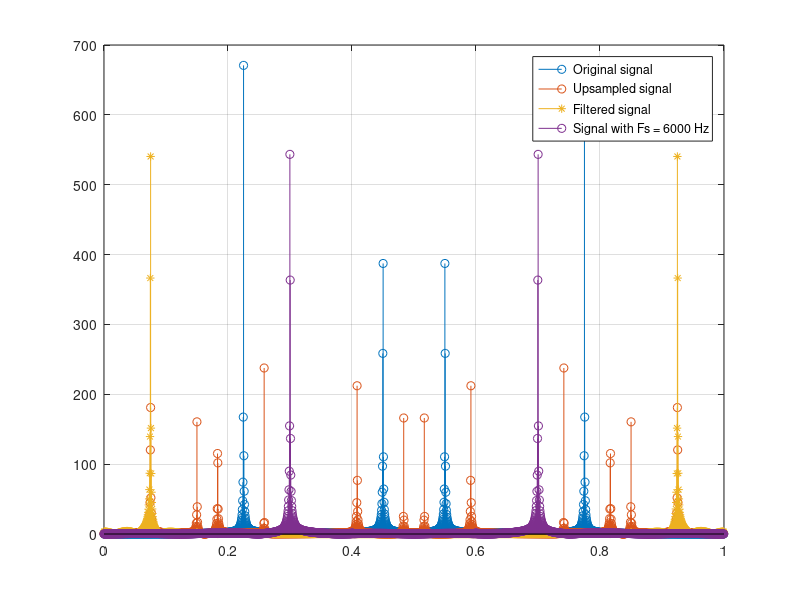

Here is the MATLAB script that generated this plot:
% Exercise 27

% Given the signal x(t)= A1 cos(2 pi f1 t) + A2 cos(2 pi f2 t):
% Create the signal x(n) as x(t) with t from 0 to 0.5 seconds, 
% sampled at Fs=8000 Hz. A1=0.7, A2=0.5, f1=1800 Hz, f2=3600 Hz
% Create the signal y(n) by resampling x(n) with 6000 Hz, without 
% using the MATLAB functions for automatic re-sampling. 
% Use N = 64 filter samples.
% Plot the magnitude of the DFTs of x(n), the upsampled signal, 
% the filtered signal and y(n) over 2048 samples 
% vs normalized frequency in [0, 1)

close all
clearvars
clc

%% parameters

A1 = .7;
A2 = .5;
f1 = 1800;
f2 = 3600;
Fs = 8000;
duration = 0.5;
time = 0:1/Fs:duration;

x = A1*cos(2*pi*f1*time) + A2*cos(2*pi*f2*time);

%% resampling without matlab functions, using a filter with 64 samples

Fs_new = 6000;
[L, M] = rat(Fs_new / Fs); 

% first, upsampling
x_upsampled = zeros(1, length(x) * L);
x_upsampled(1:L:end) = x;

% filtering 
cutoff = min([1/(2*L), 1/(2*M)]);
cutoff_filter = 2*cutoff;
h = L*fir1(63, cutoff_filter);
x_f = filter(h, 1, x_upsampled);

% downsampling
y = x_f(1:M:end);

%% DFTs

N = 2048;

Xf = fft(x, N);
Xup = fft(x_upsampled, N);
Xfilt = fft(x_f, N);
Yf = fft(y, N);

norm_freq_axis = 0:1/N:1 - 1/N;

figure; 
leg = {};
stem(norm_freq_axis, abs(Xf));
leg{1} = 'Original signal';
hold on;
stem(norm_freq_axis, abs(Xup));
leg{2} = 'Upsampled signal';
hold on;
stem(norm_freq_axis, abs(Xfilt), '*-');
leg{3} = 'Filtered signal';
hold on, 
stem(norm_freq_axis, abs(Yf), 'o-');
leg{4} = 'Signal with Fs = 6000 Hz';
legend(leg);
grid



